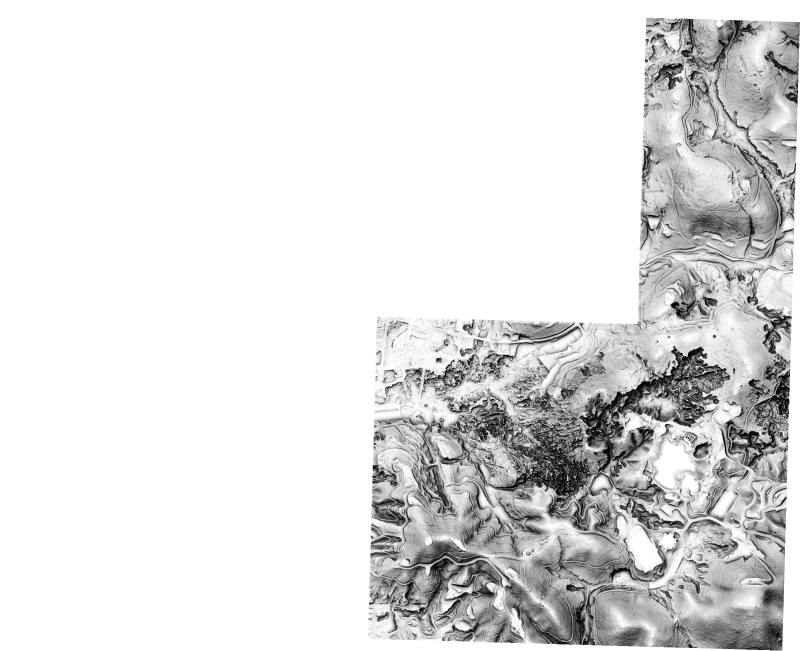
#> input picture docs/sites/columbia/composite.webp, 2400 x 1952 px (shown at 1/3 size)
$ python -i render.py   (imports and definitions only)
#> lines starting #> are read from the running program, lines starting #| are printed output that depends on the picture; after the words box and inside, x2 and y2 are one past the last pixel; in counts of white or black regions, pixels touching at a corner belong together
### flyover/flight.py
"""The flight: where the camera is and what it looks at, every frame.

The path is a handful of keyframes (a time, an eye point and an aim point, each
as latitude, longitude and altitude in metres). The eye follows a smooth spline
through its points at a speed that changes smoothly between keyframes; the aim
glides between its points the same way. Nothing here needs the viewer, so

    pixi run path

draws the flight over the terrain (out/flight_map.png) and prints the speed and
the height above the ground along the way.
"""
from __future__ import annotations

import math
from dataclasses import dataclass

import numpy as np
from scipy import ndimage
from scipy.interpolate import PchipInterpolator

import config
import route

# (eye (lat, lon, alt m), aim (lat, lon, alt m), speed through this point m/s, lens fov deg, note)
# Times come from the speeds: each stretch takes its length / the average of its two speeds.
# Written as metres east and north of the park centre (off()) and altitude above sea level;
# the ground here is 620-780 m.
PARK = (38.0358, -120.4011)


def off(east_m: float, north_m: float, alt: float):
    import math as _m
    return (PARK[0] + north_m / 111_000.0, PARK[1] + east_m / (111_000.0 * _m.cos(_m.radians(PARK[0]))), alt)


KEYS = [
    # 1. The whole place from the south-west, a block of bare earth.
    (off(-1300, -1000, 1350), off(-100, -150, 690), 60, 50, "Columbia from the south-west"),
    # 2. Down into the diggings south-east of the old town.
    (off(-650, -700, 950), off(350, -280, 660), 45, 48, "Into the diggings"),
    # 3. Low over the rock gardens, the limestone pinnacles left by the hydraulic miners.
    (off(-100, -500, 830), off(700, -300, 650), 30, 45, "The rock gardens"),
    (off(450, -480, 810), off(1000, -480, 645), 28, 44, "Toward the old quarry"),
    # 4. Past the water-filled quarry, then up and back over the diggings to town.
    (off(950, -260, 840), off(1050, -560, 640), 22, 44, "Over the quarry"),
    (off(1300, -700, 1000), off(250, -200, 680), 35, 48, "Back over the diggings"),
    (off(1250, -800, 1100), off(-100, -50, 690), 0, 50, "Columbia, hold"),
]
HOLD_S = 4.0
FPS = 30
MIN_CLEARANCE = 60.0           # metres above the highest ground within LOOK_RADIUS of the eye
LOOK_RADIUS = 60.0
FOV = 50.0
ORBIT_MAX = 40000.0           # metres; see camera()


# [14 lines left out: functions to_utm, catmull_rom, not called in this run]


@dataclass
class Flight:
    t: np.ndarray        # seconds, per frame
    eye: np.ndarray      # (n, 3) easting, northing, altitude
    aim: np.ndarray      # (n, 3)
    fov: np.ndarray      # lens, degrees
    clearance: np.ndarray
    speed: np.ndarray    # m/s along the path
    lifted: float        # most the clearance check had to raise the path, metres
    key_t: np.ndarray    # when the camera passes each keyframe, seconds


def ground_max(dem: np.ndarray) -> np.ndarray:
    k = max(1, int(round(LOOK_RADIUS / config.DEM_RES)))
    return ndimage.maximum_filter(dem, size=2 * k + 1)


# [165 lines left out: functions sample, key_times, plan, camera, project, report and 2 more, not called in this run]


# [2 lines that do not run on import are left out]

### flyover/render.py
"""Fly through Columbia's diggings with forge3d, and write the MP4.

    f3d flyover\render.py --stills "3,15,30,45"   # a few frames to check the look
    f3d flyover\render.py --preview               # every 3rd frame at 640x360
    f3d flyover\render.py                         # the whole flight, 1920x1080 at 30 fps

Terrain: USGS 3DEP bare-earth lidar at 1 m, true scale, with the water-filled
holes made flat. Texture: the USDA NAIP aerial photo shaded by the relief
composite, so the pits and pinnacles read (FLY_TEXTURE=photo for the plain
photo). The sun is low in the west on the anniversary of the 1850 strike.
Around the block is a dark backdrop, the same specimen look as the lidar
renders of Project Kiva. Frames go straight from the forge3d viewer into ffmpeg.
"""
from __future__ import annotations

import argparse
import shutil
import subprocess
import sys
import time
from pathlib import Path

import numpy as np
import rasterio
from PIL import Image

import forge3d as f3d

import config
import flight

# Evening sky, zenith to horizon, and a faint warm haze toward the horizon.
ZENITH = np.array([30, 26, 22]) / 255.0          # backdrop around the block, top...
HORIZON = np.array([10, 9, 8]) / 255.0           # ...to bottom
WARM = np.array([0.06, 0.015, -0.05])       # golden-hour highlights...
COOL = np.array([-0.06, 0.0, 0.07])        # ...and blue shadows
CONTRAST = 1.10
FOG_MAX = 0.0                            # no haze: the block is three kilometres across
FOG_M = 5000.0
SATURATE = 1.08                          # the aerial photo needs only a little lift after lighting
# Terrain shadows come from sun_visibility (traced through the heightfield), not a shadow
# map: over a 100 km scene the shadow map's texels are tens of metres and leave blocky
# grey patches on flat ground like the lakes.
PBR = {"enabled": True, "exposure": 0.9, "msaa": 8, "shadow_technique": "none",
       "height_ao": {"enabled": True, "strength": 0.7, "max_distance": 150.0},
       "sun_visibility": {"enabled": True, "mode": "soft", "max_distance": 2500.0}}
LITE = {"msaa": 4}
PRESERVE_COLORS = False     # forge3d's colour-preserving overlay mode crushes shadows to black
# forge3d's physical sky with aerial perspective (distant walls fade into the air), and a
# thin layer of valley haze that catches the low sun as light shafts.
SKY = {"enabled": True, "turbidity": 3.2, "ground_albedo": 0.25, "sun_intensity": 0.55,
       "aerial_perspective": True, "sky_exposure": 0.65}
HAZE = {"enabled": True, "mode": "height", "density": 0.004, "height_falloff": 0.12, "scattering": 0.55,
        "absorption": 0.15, "light_shafts": True, "shaft_intensity": 0.30, "steps": 32, "half_res": False}
# A gentle sun and a strong sky light. forge3d's sun adds a specular sheen that doesn't depend
# on the ground's colour, so at full strength it turns dark forest and deep lakes pale grey
# wherever the ground faces the light; the sky light only scales the imagery's own colours.
SUN_INTENSITY = 0.5
TERRAIN = {"zscale": 1.0, "ambient": 0.5}      # the stretch is already in the DEM
LABEL_RGB = (253, 250, 244)
LABEL_HALO = (28, 26, 22)
LABEL_MAX_KM = 4.0                      # places further than this aren't named
LABEL_FADE_KM = 0.8
TITLE = ("COLUMBIA", "The diggings \u00b7 gold found March 27, 1850",
         "Bare-earth lidar, true scale \u00b7 USGS 3DEP 1 m \u00b7 aerial photo USDA NAIP %s")
TITLE_S = 5.0


class _Tee:
    """Wraps the viewer's stdout so everything it prints also lands in out/viewer.log."""

    def __init__(self, stream, log):
        self._s, self._log = stream, log

    # [5 lines left out: function _keep, not called in this run]

    def readline(self, *a):
        return self._keep(self._s.readline(*a))

    def read(self, *a):
        return self._keep(self._s.read(*a))

    def __iter__(self):
        for line in self._s:
            yield self._keep(line)

    def __getattr__(self, name):
        return getattr(self._s, name)


# [17 lines left out: function open_viewer, not called in this run]


def sky_mask(img: np.ndarray) -> np.ndarray:
    """The viewer's background: a smooth, near-white, grey gradient joined to the top edge."""
    from scipy import ndimage
    lo, hi = img.min(axis=2), img.max(axis=2)
    lum = img.mean(axis=2).astype(np.float32)
    smooth = np.abs(lum - ndimage.uniform_filter(lum, 3)) < 1.5
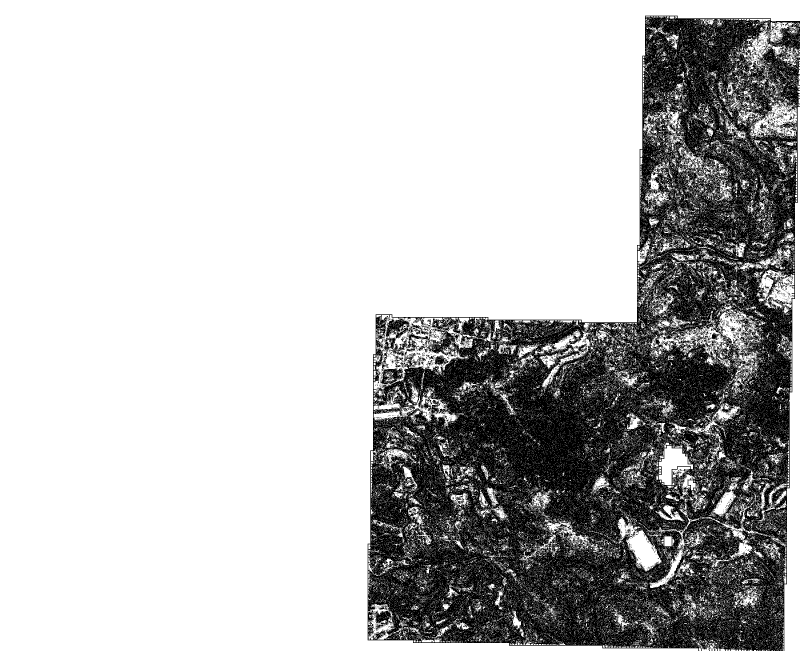
#> smooth: shape (1952, 2400) bool (shown at 1/3 size); 74% white; 3412 black regions (3279 under 20 px), largest, box (x1, y1, x2, y2) and area: (1103, 47, 2400, 1952) 1203635, (1303, 1067, 1345, 1096) 666, (1255, 1068, 1277, 1096) 192
    cand = (lo >= 228) & (hi - lo <= 10) & smooth
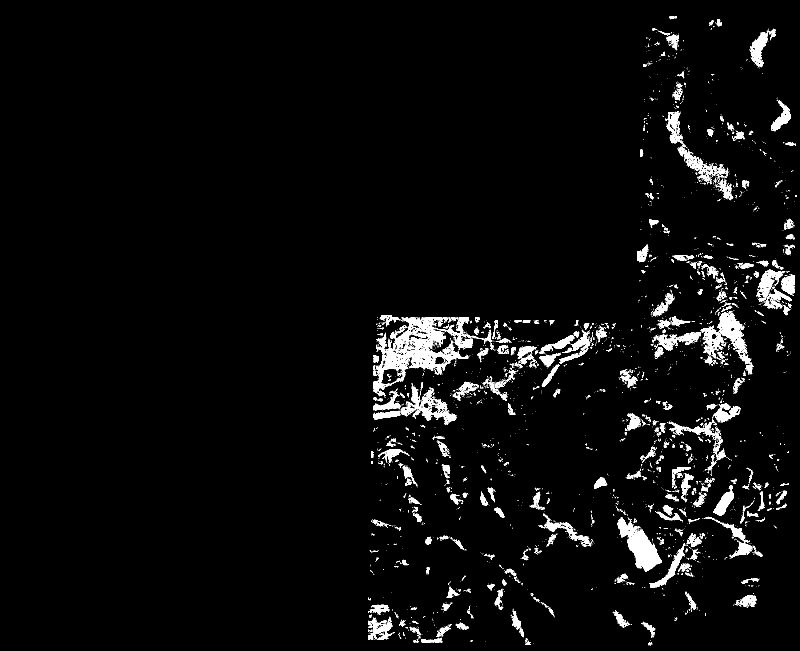
#> cand: shape (1952, 2400) bool (shown at 1/3 size); 3.1% white; 5151 white regions (4671 under 20 px), largest, box (x1, y1, x2, y2) and area: (1121, 953, 1406, 1179) 16612, (1853, 1551, 1985, 1716) 8328, (2102, 936, 2251, 1092) 6913
    lab, n = ndimage.label(cand)
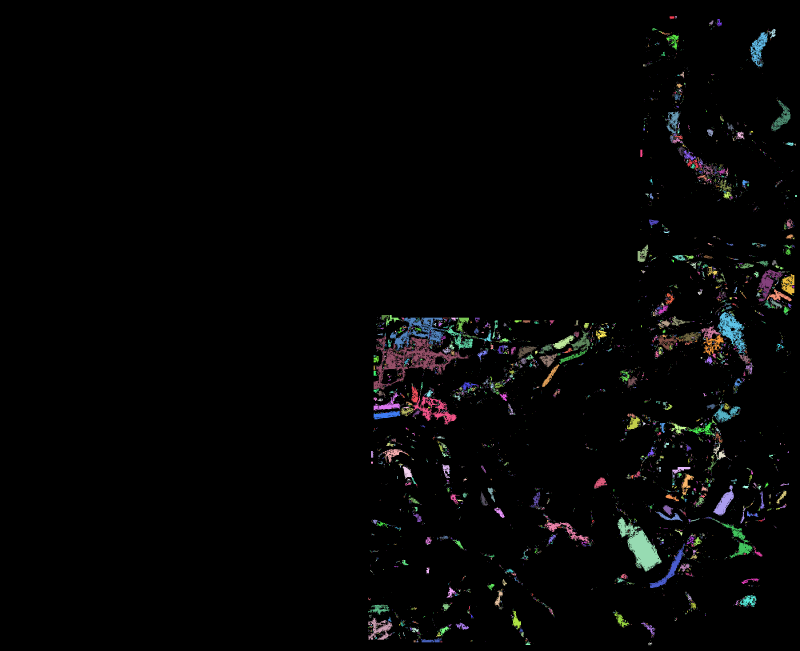
#> lab: shape (1952, 2400) int32 (shown at 1/3 size); 9388 distinct labels, from 0 to 9387; one colour per label, 0 black
#> n = 9387
    top = np.unique(lab[0][lab[0] > 0])
#> top = empty array
    sky = np.isin(lab, top)
#> sky: shape (1952, 2400) bool; every value is 0
    # close pinholes left by the smoothness test
    return ndimage.binary_closing(sky, iterations=2) | sky


# [16 lines left out: function distance, not called in this run]


def finish(png: Path, eye=None, aim=None, fov: float = 50.0, ground: float = 0.0) -> np.ndarray:
    """Evening look: a painted sky behind the terrain, warm highlights and cool shadows on the
    land, and haze thickening toward the skyline (distant ridges sit near it)."""
    img = np.asarray(Image.open(png).convert("RGB")).astype(np.int16)
    sky = sky_mask(img)
    h = img.shape[0]
#> h = 1952
    # skyline: the typical height where the sky ends, never so high it squashes the gradient
    first_land = np.argmin(sky, axis=0)
#> first_land = 2400 values from 0 to 0
    first_land[sky.all(axis=0)] = h
    horizon = int(np.clip(np.median(first_land), 0.30 * h, h))
#> horizon = 585
    x = img.astype(np.float64) / 255.0

    lum = x @ np.array([0.2126, 0.7152, 0.0722])
    hi = np.clip((lum - 0.2) / 0.6, 0, 1)[..., None]
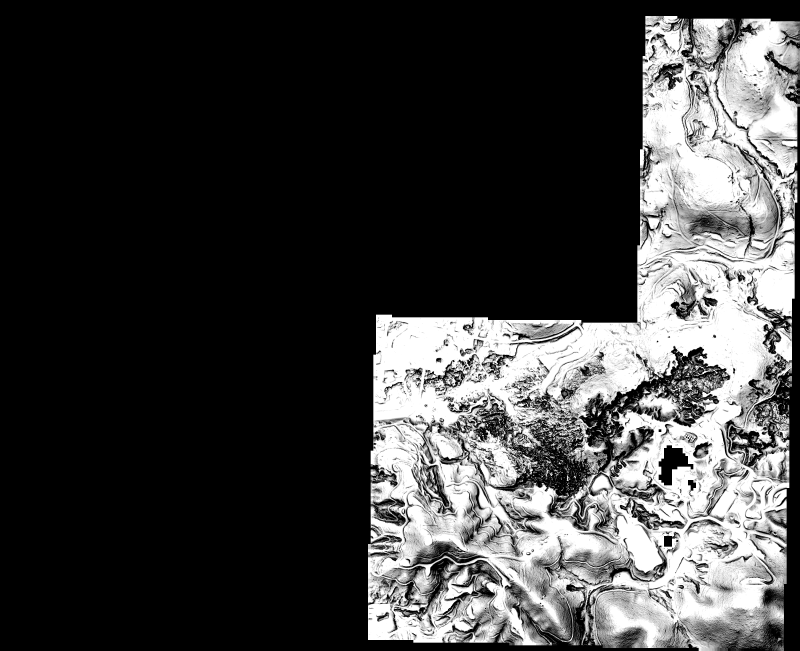
#> hi: shape (1952, 2400, 1) float64 (shown at 1/3 size); min 0, max 1, mean 0.249
    hi = hi * hi * (3 - 2 * hi)
    x = x * (1 + hi * WARM) * (1 + (1 - hi) * COOL)
    x = np.clip((x - 0.5) * CONTRAST + 0.5, 0, 1)
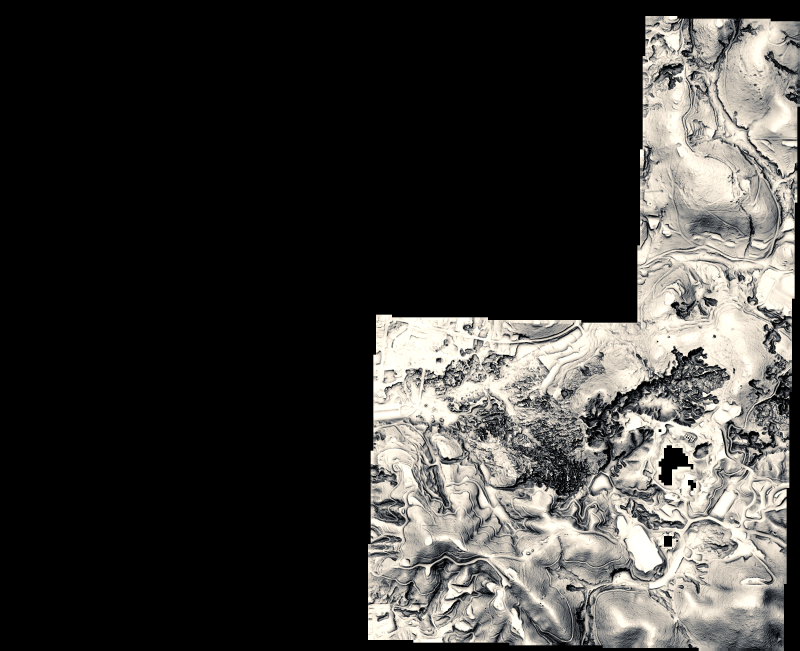
#> x: shape (1952, 2400, 3) float64 (shown at 1/3 size); mean R, G, B 0.241, 0.236, 0.225
    gray = (x @ np.array([0.2126, 0.7152, 0.0722]))[..., None]
    x = np.clip(gray + (x - gray) * SATURATE, 0, 1)
    # dust: by distance from the eye when the camera is known, else under the skyline
    if eye is not None:
        dist = distance(eye, aim, fov, img.shape[1], h, ground)
        f = (FOG_MAX * (1 - np.exp(-(dist / FOG_M) ** 2)))[..., None]
    else:
        d = np.clip((np.arange(h) - horizon) / (0.25 * h), 0, 1)[:, None, None]
#> d = 1952 values from 0 to 1
        f = 0.26 * (1 - d) ** 2
#> f = 1952 values, max 0.26 at index 0, min 0 at index 1073, mean 0.0997
    x = x * (1 - f) + HORIZON * f
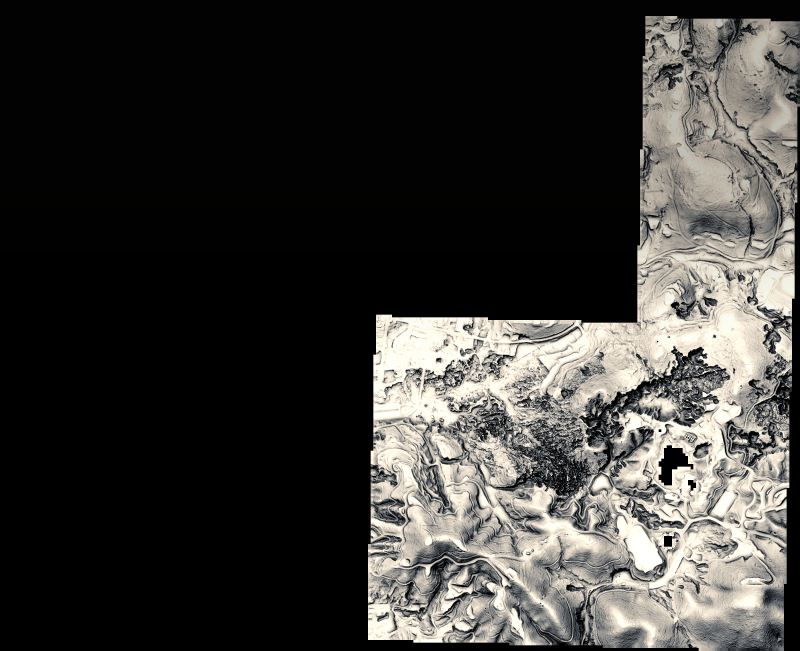
#> x: shape (1952, 2400, 3) float64 (shown at 1/3 size); mean R, G, B 0.232, 0.226, 0.215

    t = np.clip(np.arange(h) / max(horizon, 1), 0.0, 1.0)[:, None] ** 1.5
#> t = 1952 values from 0 to 1
    paint = ZENITH * (1 - t) + HORIZON * t
#> paint = 1952 rows, first 8: [0.118, 0.102, 0.0863], [0.118, 0.102, 0.0863], [0.118, 0.102, 0.0863], [0.118, 0.102, 0.0863], [0.118, 0.102, 0.0862], [0.118, 0.102, 0.0862], [0.118, 0.102, 0.0862], [0.118, 0.102, 0.0862]
    x[sky] = np.broadcast_to(paint[:, None, :], x.shape)[sky]
    # soften the skyline edge by a pixel
    a = sky.astype(np.float64)
#> a: shape (1952, 2400) float64; every value is 0
    from scipy.ndimage import gaussian_filter
    a = gaussian_filter(a, 0.8)[..., None]
    sky_img = np.broadcast_to(paint[:, None, :], x.shape)
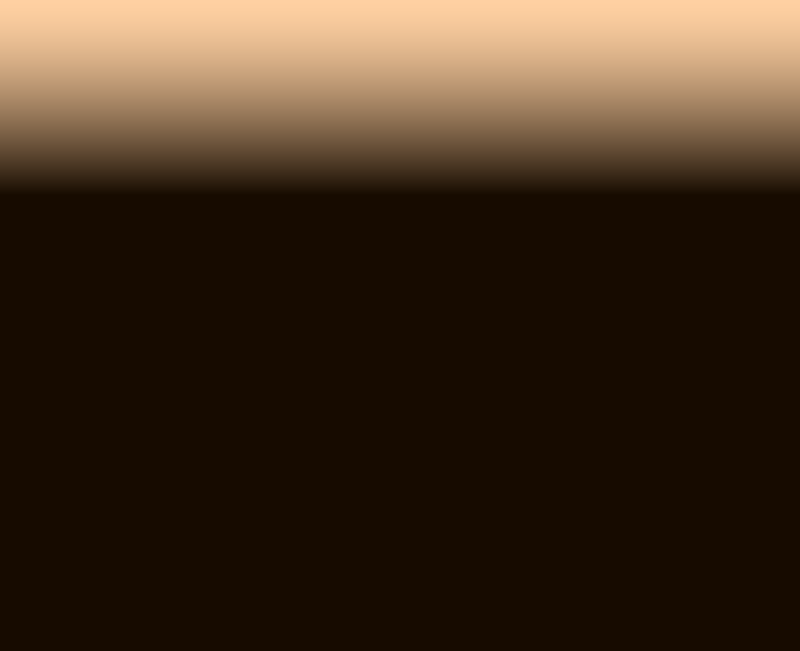
#> sky_img: shape (1952, 2400, 3) float64 (shown at 1/3 size); mean R, G, B 0.0533, 0.0473, 0.0413; drawn with min black and max white
    x = x * (1 - a) + sky_img * a
    return np.clip(x * 255.0 + 0.5, 0, 255).astype(np.uint8)


# [9 lines left out: function font, not called in this run]


class Towns:
    """Names the bivouac towns on each frame, at the dot drawn on the ground."""

    # [45 lines left out: functions __init__, draw, not called in this run]


def uv(left, top, right, bottom):
    W, H = config.RIGHT - config.LEFT, config.TOP - config.BOTTOM
    return ((left - config.LEFT) / W, (config.TOP - top) / H, (right - config.LEFT) / W, (config.TOP - bottom) / H)


# [150 lines left out: functions main, encode, not called in this run]


# [11 lines not run here, left out]

>>> result = finish('../docs/sites/columbia/composite.webp')
